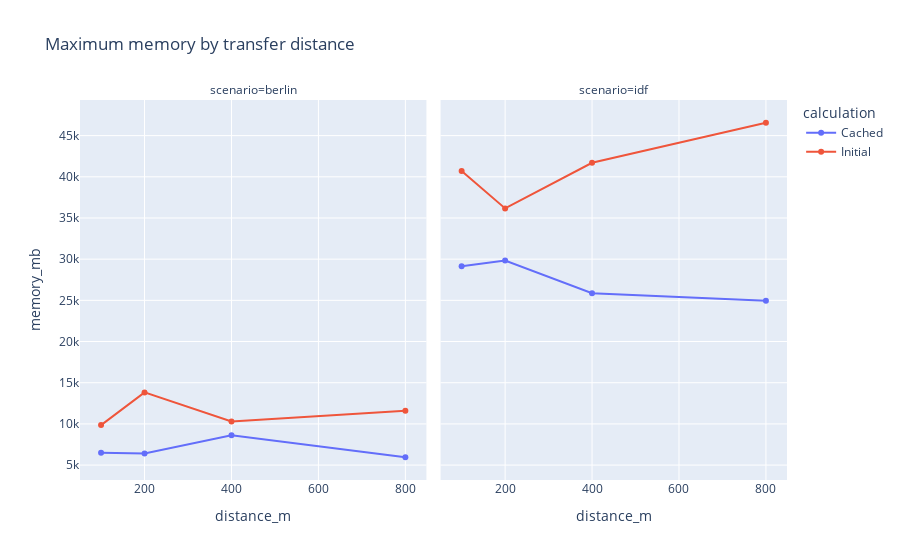

This figure's notebook cell:
### Code cell
df_max = df.sort_values(by = ["scenario", "calculation", "distance_m"]).drop_duplicates(["scenario", "calculation", "distance_m"], keep = "last")[[
    "scenario", "calculation", "distance_m", "memory_mb"
]]

px.line(df_max, x = "distance_m", y = "memory_mb", color = "calculation", 
    facet_col = "scenario", markers = True,
    title = "Maximum memory by transfer distance")

### Figure 1 — Plotly figure (JSON) as saved in the notebook; plotly's stock layout.template omitted (floating-point values rounded to 4 significant figures)
{"data": [{"hovertemplate": "calculation=Cached<br>scenario=berlin<br>distance_m=%{x}<br>memory_mb=%{y}<extra></extra>", "legendgroup": "Cached", "line": {"color": "#636efa", "dash": "solid"}, "marker": {"symbol": "circle"}, "mode": "lines+markers", "name": "Cached", "orientation": "v", "showlegend": true, "type": "scatter", "x": [100, 200, 400, 800], "xaxis": "x", "y": [6496, 6400, 8608, 5952], "yaxis": "y"}, {"hovertemplate": "calculation=Cached<br>scenario=idf<br>distance_m=%{x}<br>memory_mb=%{y}<extra></extra>", "legendgroup": "Cached", "line": {"color": "#636efa", "dash": "solid"}, "marker": {"symbol": "circle"}, "mode": "lines+markers", "name": "Cached", "orientation": "v", "showlegend": false, "type": "scatter", "x": [100, 200, 400, 800], "xaxis": "x2", "y": [29152, 29824, 25856, 24960], "yaxis": "y2"}, {"hovertemplate": "calculation=Initial<br>scenario=berlin<br>distance_m=%{x}<br>memory_mb=%{y}<extra></extra>", "legendgroup": "Initial", "line": {"color": "#EF553B", "dash": "solid"}, "marker": {"symbol": "circle"}, "mode": "lines+markers", "name": "Initial", "orientation": "v", "showlegend": true, "type": "scatter", "x": [100, 200, 400, 800], "xaxis": "x", "y": [9856, 13824, 10304, 11584], "yaxis": "y"}, {"hovertemplate": "calculation=Initial<br>scenario=idf<br>distance_m=%{x}<br>memory_mb=%{y}<extra></extra>", "legendgroup": "Initial", "line": {"color": "#EF553B", "dash": "solid"}, "marker": {"symbol": "circle"}, "mode": "lines+markers", "name": "Initial", "orientation": "v", "showlegend": false, "type": "scatter", "x": [100, 200, 400, 800], "xaxis": "x2", "y": [40704, 36160, 41696, 46560], "yaxis": "y2"}], "layout": {"annotations": [{"font": {}, "showarrow": false, "text": "scenario=berlin", "x": 0.245, "xanchor": "center", "xref": "paper", "y": 1, "yanchor": "bottom", "yref": "paper"}, {"font": {}, "showarrow": false, "text": "scenario=idf", "x": 0.755, "xanchor": "center", "xref": "paper", "y": 1, "yanchor": "bottom", "yref": "paper"}], "legend": {"title": {"text": "calculation"}, "tracegroupgap": 0}, "title": {"text": "Maximum memory by transfer distance"}, "xaxis": {"anchor": "y", "domain": [0, 0.49], "title": {"text": "distance_m"}}, "xaxis2": {"anchor": "y2", "domain": [0.51, 1], "matches": "x", "title": {"text": "distance_m"}}, "yaxis": {"anchor": "x", "domain": [0, 1], "title": {"text": "memory_mb"}}, "yaxis2": {"anchor": "x2", "domain": [0, 1], "matches": "y", "showticklabels": false}}}
